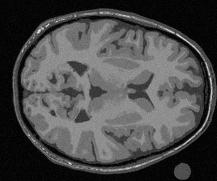
#> input picture im24.jpg, 217 x 181 px
$ jupyter execute --allow-errors Untitled.ipynb   (shell and % lines are left out)
#> lines starting #> are read from the running program, lines starting #| are printed output that depends on the picture
[cell 1]
import numpy as np
import matplotlib.pyplot as plt
from mpl_toolkits.mplot3d import Axes3D

normal_pdf = lambda x,m,std: (1/(np.sqrt(2*np.pi)*std))*np.exp(-0.5*(x-m)**2 /(std**2) )
x=np.linspace(-10,10,100)
m=0
std=1
fx=normal_pdf(x,m,std)
print(np.sum(x*fx))
plt.plot(x,fx)
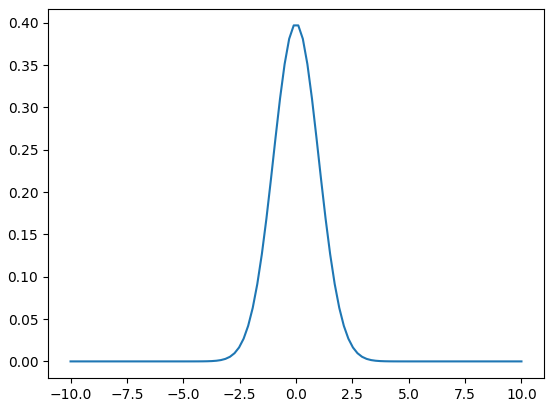
#> figure drawn by matplotlib, 1 panel; curve peaks at x = -0.101, y = 0.397

[cell 2]
import numpy as np
import matplotlib.pyplot as plt
from mpl_toolkits.mplot3d import Axes3D

def normal_bivariable(x,m,cov):
    term1=(2 * np.pi * np.sqrt(np.linalg.det(cov)))
    term2= np.exp(-0.5 * np.sum(np.dot(x - m, np.linalg.inv(cov)) * (x - m), axis = 2))
    return term2/term1

[cell 3]
x1=np.arange(-1,2,1)
x2=np.arange(-1,2,1)
X,Y=np.meshgrid(x1,x2)
XY =np.dstack((X,Y))
M=np.array([0,0])
cov=np.array([[1,0],[0,1]])
print(cov)
fx=normal_bivariable(XY,M,cov)
fig = plt.figure()
#> (the rest of this cell did not finish here and is left out)

[cell 4]
import cv2
import numpy as np
I = cv2.imread('im11.jpg',0)
#> (the rest of this cell did not finish here and is left out)

[cell 5]
import cv2
import numpy as np
from skimage.restoration import denoise_nl_means,estimate_sigma
I = cv2.imread('im24.jpg',0)
#> I is the input picture: shape (181, 217); min 0, max 244, mean 73.4
I=I.astype(float)
sigma_est=np.mean(estimate_sigma(I))
#> sigma_est = 1.27
If=denoise_nl_means(I,h=1.15*sigma_est,fast_mode=False,patch_size=5,patch_distance=16)
If2= cv2.GaussianBlur(I,(5,5),1,cv2.BORDER_REPLICATE)
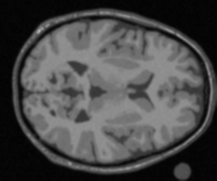
#> If2: shape (181, 217) float64; min 2.4, max 176.3, mean 73.4
I=I.astype(np.uint8)
If=If.astype(np.uint8)
If2=If2.astype(np.uint8)
cv2.namedWindow("win", cv2.WINDOW_NORMAL)
cv2.imshow("win",np.c_[I,If,If2])
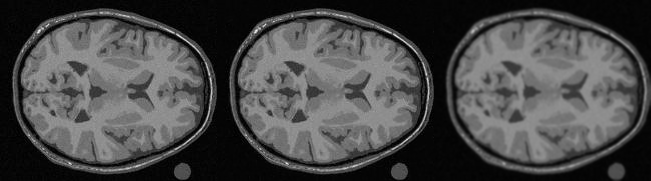
#> window 'win': shape (181, 651); min 0, max 244, mean 73.2
cv2.waitKey(0)
cv2.destroyAllWindows()

[cell 6]
import cv2
I = cv2.imread('im11.jpg')
#> (the rest of this cell did not finish here and is left out)

[cell 7]
import numpy as np
U = lambda T : (204165.5/(330 - 2*T)) + (10400/(T - 20))
T=np.linspace(40,90,1000)
fx=U(T)
mini=np.Inf
xo=0
for i,j in zip(fx,T):
    if i<mini:
        mini=i
        xo=j
print(mini,xo)
